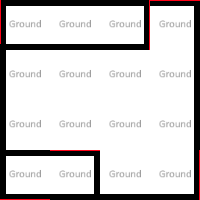

This is a level from a 2D game, rendered from its Tiled map with the project's own tilesets. A one-line summary and the complete map file follow:
An orthogonal 4x4 tile map with 50x50 px tiles, 3 tile layers (Ground, Walls, InnerWalls), 1 hidden layer not drawn, 2 tilesets and 2 objects.

<map version="1.8" tiledversion="1.8.1" orientation="orthogonal" renderorder="left-up" compressionlevel="0" width="4" height="4" tilewidth="50" tileheight="50" infinite="0" nextlayerid="30" nextobjectid="67">
 <properties>
  <property name="AutoElevate" type="bool" value="false" />
  <property name="NoAgents" type="bool" value="false" />
  <property name="NoSpawning" type="bool" value="false" />
 </properties>
 <tileset firstgid="1" source="../../_Tiled/Master.tsx" />
 <tileset firstgid="34" source="../../_Tiled/Deco.tsx" />
 <group id="5" name="Floor 0">
  <properties>
   <property name="Height" type="float" value="2.5" />
  </properties>
  <layer id="1" name="Ground" width="4" height="4">
   <properties>
    <property name="Materials" value="[ground]" />
    <property name="Walkable" type="bool" value="true" />
   </properties>
   <data encoding="csv">
4,4,4,4,
4,4,4,4,
4,4,4,4,
4,4,4,4
</data>
  </layer>
  <layer id="28" name="Ceiling" width="4" height="4" visible="0">
   <properties>
    <property name="AtCeiling" type="bool" value="true" />
    <property name="Materials" value="[ceiling]" />
   </properties>
   <data encoding="csv">
3,3,3,0,
3,3,3,0,
3,3,3,0,
0,0,0,0
</data>
  </layer>
  <layer id="3" name="Walls" width="4" height="4">
   <properties>
    <property name="ConnectToCeiling" type="bool" value="true" />
    <property name="Materials" value="[mainWalls]" />
   </properties>
   <data encoding="csv">
2684354566,3221225477,3221225477,3221225478,
2684354565,0,0,1610612741,
2684354565,0,0,1610612741,
6,5,5,1610612742
</data>
  </layer>
  <layer id="29" name="InnerWalls" width="4" height="4">
   <properties>
    <property name="ConnectToCeiling" type="bool" value="true" />
   </properties>
   <data encoding="csv">
5,5,1610612742,0,
0,0,0,0,
0,0,0,0,
3221225477,3221225478,0,0
</data>
  </layer>
  <objectgroup id="4" name="Transitions">
   <object id="65" gid="20" x="150" y="0" width="50" height="50" rotation="90" />
   <object id="66" gid="8" x="100" y="150" width="50" height="50" rotation="90">
    <properties>
     <property name="OneWay" type="bool" value="true" />
     <property name="TargetZone" value="TransitionLevel6Level7Room2" />
    </properties>
   </object>
  </objectgroup>
  <objectgroup id="27" name="Objects" />
 </group>
</map>
